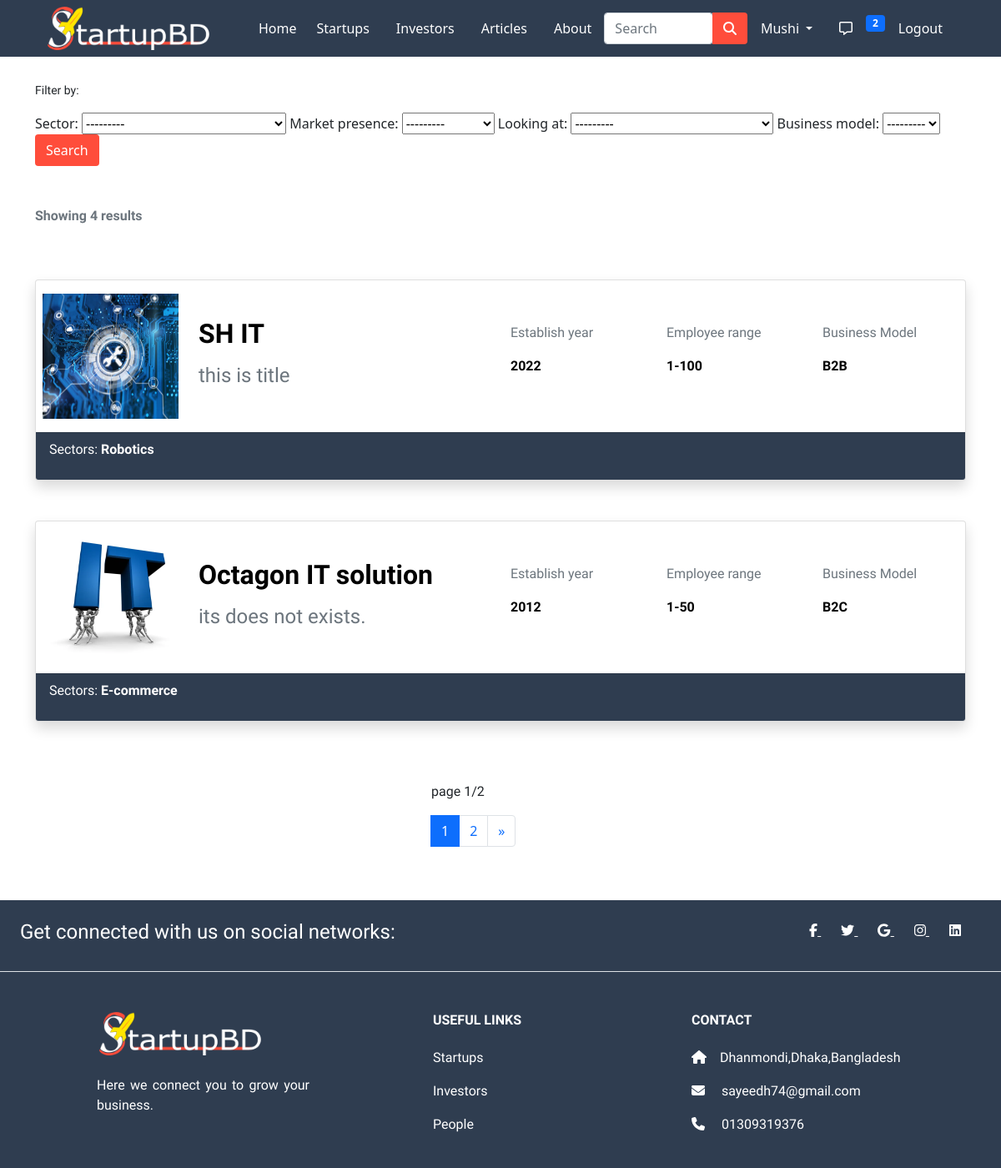
The page /startup_home/ (signed in) on the database its author committed.
### app/models.py (models this page shows, shortened)
class User(AbstractUser):
  is_customer = models.BooleanField(default=False)
  is_investor = models.BooleanField(default=False)
  is_startup = models.BooleanField(default=False)

class StartupInfo(models.Model):
  user = models.ForeignKey(settings.AUTH_USER_MODEL, on_delete = models.CASCADE)
  name = models.CharField(max_length=100, null=True, blank=True)
  company_name = models.CharField(max_length=100, null=True, blank=True)
  title = models.CharField(max_length=100,blank=True,null=True)
  email = models.EmailField(max_length=100, null=True, blank=True)
  mobile = models.CharField(max_length=50, null=True, blank=True)
  logo = models.ImageField(upload_to='images/', null=True,blank=True)
  establish_year = models.IntegerField(blank=True, null=True)
  business_model = models.CharField(max_length=100, choices=MODEL_CHOICES, blank=True,null=True)
  employee_range = models.CharField(max_length=100, blank=True, null=True)
  market_presence = models.CharField(max_length=100, choices=CITY_CHOICES, blank=True, null=True)
  looking_at = models.CharField(choices=LOOK_CHOICES,max_length=100, blank=True, null=True)
  sector = models.CharField(max_length=100,choices= SECTOR, blank=True, null=True)
  description = models.TextField(max_length=1000, blank=True, null=True)
  videofile = models.FileField(upload_to='videos/', default="Not availabe",null=True, blank=True)
  weblink = models.URLField( blank=True)
  facebook_link = models.URLField(blank=True)
  linkedin_link = models.URLField(blank=True)
  twitter_link = models.URLField(blank=True)
  location = models.CharField(max_length=100, null=True, blank=True)
  person1= models.CharField(max_length=100,choices=ROLE,blank=True,null=True)
  person1_name = models.CharField(max_length=50, blank=True, null=True)
  person1_image = models.ImageField(upload_to='images/', null=True, blank=True)
  person2 = models.CharField(max_length=100, choices=ROLE, blank=True, null=True)
  person2_name = models.CharField(max_length=50, blank=True, null=True)
  person2_image = models.ImageField(upload_to='images/', null=True, blank=True)

### app/views.py (the view)
# urls.py: path('startup_home/',views.startup_home,name='startup_home'),
def startup_home(request):
  startups = StartupInfo.objects.all()
  myfilter = StartupFilter(request.GET,queryset=startups)
  startups = myfilter.qs
  after_filter = startups.count()
  page = Paginator(startups, per_page=2)
  page_list = request.GET.get('page')
  page = page.get_page(page_list)
  context = {'startups': startups,'page':page,'myfilter': myfilter, 'after_filter': after_filter}
  return render(request, 'app/startup_home.html',context)

### app/templatetags/custom_tags.py (called while the page is built)
@register.inclusion_tag('app/show_notifications.html', takes_context=True)
def show_notifications(context):
	request_user = context['request'].user
	notifications = Notification.objects.filter(
		to_user=request_user).exclude(user_has_seen=True).order_by('-date')
	return {'notifications': notifications}

### app/templates/app/startup_home.html (shortened to what this page needs)
{% extends 'app/base.html' %}
{% load static %}
{% block main-content %}
<div class="container mt-5" style="padding-top: 50px;">
  <small > <p>Filter by:</p></small>
  <div class="row">
    <div class="col-md-12">
  <form class="btn-styled" action="" method="get" default="select">
    {{ myfilter.form }}
    <button class="btn" style="color: white;" type="submit">Search</button>
  </form>
  </div>
  </div>
</div>
<div class="container mt-5 text-muted">
  <p><b >Showing {{after_filter}} results</b></p>
</div>
{% for startup in page.object_list %}
<a href="{% url 'startup-profile' startup.id %}" style="text-decoration: none;">
<div class="container">
  <div class="row">
    <div class="col-md-12">
      <div class="card  mt-5 shadow">
        <div class="card-body row px-2 align-items-center">
          <div class="col-md-2">
            <img src="{{ startup.logo.url }}" width="100%" height="150vh" alt="No images">
          </div>
          <div class="col-md-4">
            <h4 class="card-title">
              <h2 style="color: black;"><b>{{startup.company_name}}</b></h2>
            </h4>
            <p class="card-text">
            <h4 class="text-muted">{{startup.title}}</h4>
            </p>
          </div>
          <div class="col-md-2">
            <p class="text-muted" >Establish year</p>
            <p style="color: black;" ><b> {{startup.establish_year}}</b></p>
          </div>
          <div class="col-md-2">
            <p class="text-muted" >Employee range</p>
            <p style="color: black;" ><b> {{startup.employee_range}}</b></p>
          </div>
          <div class="col-md-2">
            <p class="text-muted" >Business Model</p>
            <p style="color: black;" ><b> {{startup.business_model}}</b></p>
          </div>
          </div>
          <div style="background-color: #2F3D50" class="card-footer">
            <p style="color: white;">Sectors: <b class="me-2"> {{startup.sector}}</b></p>
          </div>
      </div>
    </div>
  </div>
</div>
</a>
{% endfor %}
<br>
<div class="container">
  <div class="row my-5">
    <div class="col-md-4 offset-md-5">
      <p>page {{page.number}}/{{page.paginator.num_pages}}</p>
      <nav aria-label="Page navigation example">
        <ul class="pagination">
          {% for num_page in page.paginator.page_range %}
          {% if page.number == num_page %}
          <li class="page-item active"><a class="page-link" href="{% url 'startup_home' %}?page={{ num_page }}">{{ num_page }}</a></li>
          {% else %}
          <li class="page-item"><a class="page-link" href="{% url 'startup_home' %}?page={{ num_page }}">{{ num_page }}</a>
          </li>
          {% endif %}
          {% endfor %}
          <li class="page-item">
            {% if page.has_next %}
            <a class="page-link" href="{% url 'startup_home' %}?page={{ page.next_page_number }}" aria-label="Next">
              <span aria-hidden="true">&raquo;</span>
            </a>
            {% endif %}
          </li>
        </ul>
      </nav>
    </div>
  </div>
</div>
{% endblock main-content %}

### app/templates/app/base.html (shortened to what this page needs)
<!doctype html>
{% load static %}
{% load custom_tags %}
<html lang="en">
<head>
  <link rel="stylesheet" href="{% static 'app/css/style.css' %}">
  <link href="https://cdn.jsdelivr.net/npm/bootstrap@5.0.0-beta1/dist/css/bootstrap.min.css" rel="stylesheet"
>
  <link rel="stylesheet" href="https://stackpath.bootstrapcdn.com/font-awesome/4.7.0/css/font-awesome.min.css">
  <link rel="stylesheet" href="{% static 'app/css/owl.carousel.min.css' %}">
  <link rel="stylesheet" href="{% static 'app/css/all.min.css' %}">
  <link rel="stylesheet" href="https://cdnjs.cloudflare.com/ajax/libs/animate.css/3.7.2/animate.css">
</head>
<body>
  <section>
    <div class="row">
      <div class="col-sm-12 col-md-12 col-lg-12">
        <nav id="nav" class="navbar navbar-expand-lg navbar-dark fixed-top" style="background-color: #2F3D50;">
          <div class="container">
            <a href="/"><img src="{% static 'app/images/logo1/Logo-final-2-01.png' %}" class="me-5" width="200px" height="auto" alt=""></a>
            <div class="collapse navbar-collapse" id="navbarSupportedContent">
              <ul class="navbar-nav me-auto mb-2 mb-lg-0">
                <li class="nav-item">
                  <a class="nav-link active" aria-current="page" href="/">Home</a>
                </li>
                <li class="nav-item mx-2">
                  <a href="{% url 'startup_home' %}" class="nav-link">Startups</a>
                </li>
                <li class="nav-item mx-2">
                  <a href="{% url 'investor_home' %}" class="nav-link">Investors</a>
                </li>
                <li class="nav-item mx-2">
                  <a href="{% url 'article' %}" class="nav-link">Articles</a>
                </li>
                <li class="nav-item mx-2">
                  <a href="{% url 'about' %}" class="nav-link">About</a>
                </li>
              </ul>
              <form class="d-flex input-group w-auto" method="POST" action="{% url 'search_list' %}">
                <input type="search" class="form-control rounded" name="q" placeholder="Search" aria-label="Search"
                  aria-describedby="search-addon" />
                <button type="submit" class="btn" style="background-color:#FF4D3B;"><i class="fas fa-search"
                    style="color: white;"></i></button>
              </form>
              <div>
                <ul class="navbar-nav me-auto mb-2 mb-lg-0">
                  {% if request.user.is_authenticated %}
                  <li class="nav-item dropdown mx-2">
                    <a class="nav-link dropdown-toggle" href="#" id="profileDropdown" role="button"
                      data-bs-toggle="dropdown" aria-expanded="false">
                      {{request.user.username|capfirst}}
                    </a>
                  </li>
                  <li class="nav-item mx-2">
                    <a href="{% url 'inbox' %}" class="nav-link"><i class="far fa-comment-alt "></i></a>
                  </li>
                  <li class="nav-item">
                    <div class="nav-item">
                      {% show_notifications %}
                    </div>
                  </li>
                  <li class="nav-item mx-2">
                    <a href="{% url 'logout' %}" class="nav-link">Logout</a>
                  </li>
                  {% endif %}
                </ul>
              </div>
            </div>
          </div>
        </nav>
      </div>
    </div>
  </section>
  {% block main-content %} {% endblock main-content %}
  <section>
    <div>
      <div class="row">
        <div class="col-md-12">
          <footer class=" text-center text-lg-start text-white" style="background-color: #2F3D50;">
            <div class="d-flex justify-content-center justify-content-lg-between p-4 border-bottom">
              <div class="me-5 d-none d-lg-block">
                <span>
                  <h4>Get connected with us on social networks:</h4>
                </span>
              </div>
              <div class="icons">
                <a href="" class="me-4 text-reset">
                  <i class="fab fa-facebook-f"></i>
                </a>
                <a href="" class="me-4 text-reset">
                  <i class="fab fa-twitter"></i>
                </a>
                <a href="" class="me-4 text-reset">
                  <i class="fab fa-google"></i>
                </a>
                <a href="" class="me-4 text-reset">
                  <i class="fab fa-instagram"></i>
                </a>
                <a href="" class="me-4 text-reset">
                  <i class="fab fa-linkedin"></i>
                </a>
              </div>
            </div>
            <div class="">
              <div class="container text-center text-md-start mt-5">
                <div class="row mt-3">
                  <div class="col-md-3 col-lg-4 col-xl-3 mx-auto mb-4">
                    <h4 class="text-uppercase fw-bold mb-4">
                      <img src="{% static 'app/images/logo/Logo-final-2-01.png' %}" width="200px" height="auto" alt="">
                    </h4>
                    <p>
                      Here we connect you to grow your business.
                    </p>
                  </div>
                  <div class="col-md-3 col-lg-2 col-xl-2 mx-auto mb-4 links">
                    <h6 class="text-uppercase fw-bold mb-4">
                      Useful links
                    </h6>
                    <p>
                      <a href="{% url 'startup_home' %}" style="text-decoration: none;" class="text-reset">Startups</a>
                    </p>
                    <p>
                      <a href="{% url 'investor_home' %}" style="text-decoration: none;"
                        class="text-reset">Investors</a>
                    </p>
                    <p>
                      <a href="{% url 'customer_home' %}" style="text-decoration: none;" class="text-reset">People</a>
                    </p>
                  </div>
                  <div class="col-md-4 col-lg-3 col-xl-3 mx-auto mb-md-0 mb-4">
                    <h6 class="text-uppercase fw-bold mb-4">
                      Contact
                    </h6>
                    <p><i class="fas fa-home me-3"></i>Dhanmondi,Dhaka,Bangladesh</p>
                    <p>
                      <i class="fas fa-envelope me-3"></i>
                      sayeedh74@gmail.com
                    </p>
                    <p><i class="fas fa-phone me-3"></i> 01309319376</p>
                  </div>
                </div>
              </div>
            </div>
          </footer>
        </div>
      </div>
    </div>
  </section>
</body>
</html>

### app/templates/app/base.html (style rules this page uses)
html, body { margin: 0; padding: 0; scroll-behavior: smooth; }
h1, h2 { font-family: 'Russo One', sans-serif; }
h3, h4, h5, h6, p { font-family: 'Lexend', sans-serif; text-align: justify; }
.nav-link { color: white; transition: all .5s ease-in-out; }
.btn-styled a, .btn-styled button, .btn-styled .btn { background-color: #FF4D3B !important; color: white; transition: .5s ease !important; }
#nav a { color: white; }
.icons a, .links a { color: white; transition: .5s ease !important; }

### app/templates/app/show_notifications.html (style rules this page uses)
.dropdown { position: relative; display: inline-block; }

### rows shown on the page
User: user.username "Mushi"
StartupInfo: logo (picture), company_name "SH IT", title "this is title", establish_year "2022", employee_range "1-100", business_model "B2B", sector "Robotics"
StartupInfo: logo (picture), company_name "Octagon IT solution", title "its does not exists.", establish_year "2012", employee_range "1-50", business_model "B2C", sector "E-commerce"

### other values the page prints
{{ notifications.count }} "2"
{{ after_filter }} "4"
{{ page.number }} "1"
{{ page.paginator.num_pages }} "2"
{{ num_page }} "1"
{{ num_page }} "2"
